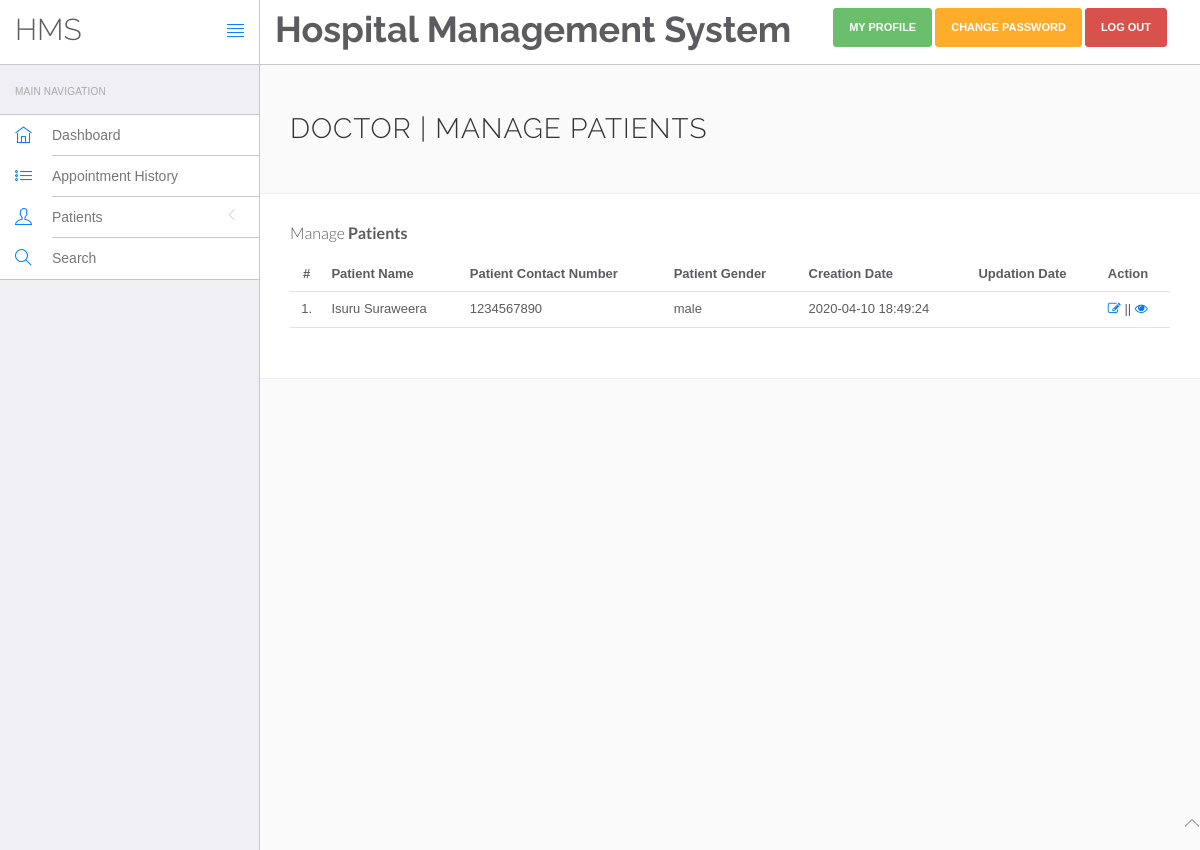
The app's page /hospital/hms/doctor/manage-patient.php (signed in) with its own data.
### tables this page shows
CREATE TABLE `tblpatient` (
  `ID` int(10) NOT NULL,
  `Docid` int(10) DEFAULT NULL,
  `PatientName` varchar(200) DEFAULT NULL,
  `PatientContno` bigint(10) DEFAULT NULL,
  `PatientEmail` varchar(200) DEFAULT NULL,
  `PatientGender` varchar(50) DEFAULT NULL,
  `PatientAdd` mediumtext DEFAULT NULL,
  `PatientAge` int(10) DEFAULT NULL,
  `PatientMedhis` mediumtext DEFAULT NULL,
  `CreationDate` timestamp NULL DEFAULT current_timestamp(),
  `UpdationDate` timestamp NULL DEFAULT NULL ON UPDATE current_timestamp()
);

### hospital/hms/doctor/manage-patient.php (the view, shortened to what this page needs)
<?php
include('include/config.php');
?>
<!DOCTYPE html>
<html lang="en">
<head>
    <link rel="stylesheet" href="vendor/bootstrap/css/bootstrap.min.css">
    <link rel="stylesheet" href="vendor/fontawesome/css/font-awesome.min.css">
    <link rel="stylesheet" href="vendor/themify-icons/themify-icons.min.css">
    <link href="vendor/animate.css/animate.min.css" rel="stylesheet" media="screen">
    <link href="vendor/perfect-scrollbar/perfect-scrollbar.min.css" rel="stylesheet" media="screen">
    <link href="vendor/switchery/switchery.min.css" rel="stylesheet" media="screen">
    <link href="vendor/bootstrap-touchspin/jquery.bootstrap-touchspin.min.css" rel="stylesheet" media="screen">
    <link href="vendor/select2/select2.min.css" rel="stylesheet" media="screen">
    <link href="vendor/bootstrap-datepicker/bootstrap-datepicker3.standalone.min.css" rel="stylesheet" media="screen">
    <link href="vendor/bootstrap-timepicker/bootstrap-timepicker.min.css" rel="stylesheet" media="screen">
    <link rel="stylesheet" href="assets/css/styles.css">
    <link rel="stylesheet" href="assets/css/plugins.css">
    <link rel="stylesheet" href="assets/css/themes/theme-1.css" id="skin_color" />
</head>
<body>
    <div id="app">
        <?php include('include/sidebar.php');?>
        <div class="app-content">
            <?php include('include/header.php');?>
            <div class="main-content">
                <div class="wrap-content container" id="container">
                    <section id="page-title">
                        <div class="row">
                            <div class="col-sm-8">
                                <h1 class="mainTitle">Doctor | Manage Patients</h1>
                            </div>
                        </div>
                    </section>
                    <div class="container-fluid container-fullw bg-white">
                        <div class="row">
                            <div class="col-md-12">
                                <h5 class="over-title margin-bottom-15">Manage <span class="text-bold">Patients</span>
                                </h5>
                                <table class="table table-hover" id="sample-table-1">
                                    <thead>
                                        <tr>
                                            <th class="center">#</th>
                                            <th>Patient Name</th>
                                            <th>Patient Contact Number</th>
                                            <th>Patient Gender </th>
                                            <th>Creation Date </th>
                                            <th>Updation Date </th>
                                            <th>Action</th>
                                        </tr>
                                    </thead>
                                    <tbody>
                                        <?php
$docid=$_SESSION['id'];
$sql=mysqli_query($con,"select * from tblpatient where Docid='$docid' ");
$cnt=1;
while($row=mysqli_fetch_array($sql))
{
?>
                                        <tr>
                                            <td class="center"><?php echo $cnt;?>.</td>
                                            <td class="hidden-xs"><?php echo $row['PatientName'];?></td>
                                            <td><?php echo $row['PatientContno'];?></td>
                                            <td><?php echo $row['PatientGender'];?></td>
                                            <td><?php echo $row['CreationDate'];?></td>
                                            <td><?php echo $row['UpdationDate'];?>
                                            </td>
                                            <td>
                                                <a href="edit-patient.php?editid=<?php echo $row['ID'];?>"><i
                                                        class="fa fa-edit"></i></a> || <a
                                                    href="view-patient.php?viewid=<?php echo $row['ID'];?>"><i
                                                        class="fa fa-eye"></i></a>
                                            </td>
                                        </tr>
                                        <?php
$cnt=$cnt+1;
 }?></tbody>
                                </table>
                            </div>
                        </div>
                    </div>
                </div>
            </div>
        </div>
    </div>
    <?php include('include/footer.php');?>
</body>
</html>

### hospital/hms/doctor/assets/css/themes/theme-1.css (style rules this page uses)
body { background: #FAFAFA; }

### records on screen
tblpatient: PatientName "Isuru Suraweera", PatientContno "1234567890", PatientGender "male", CreationDate "2020-04-10 18:49:24"
